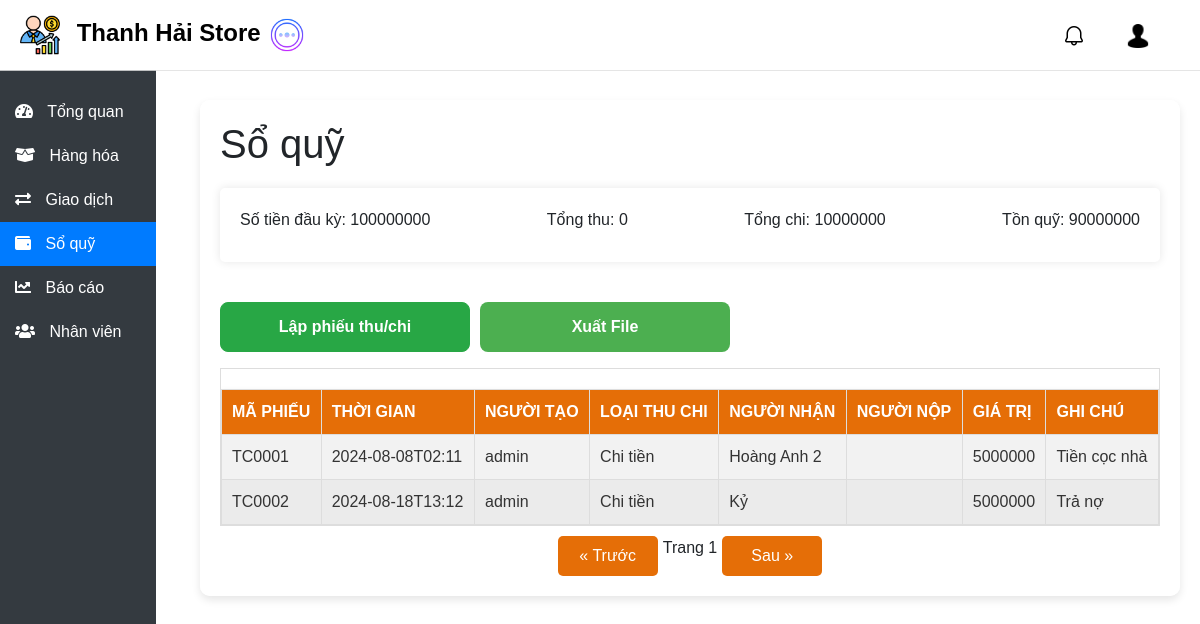
The app's page /treasury (signed in), older data.
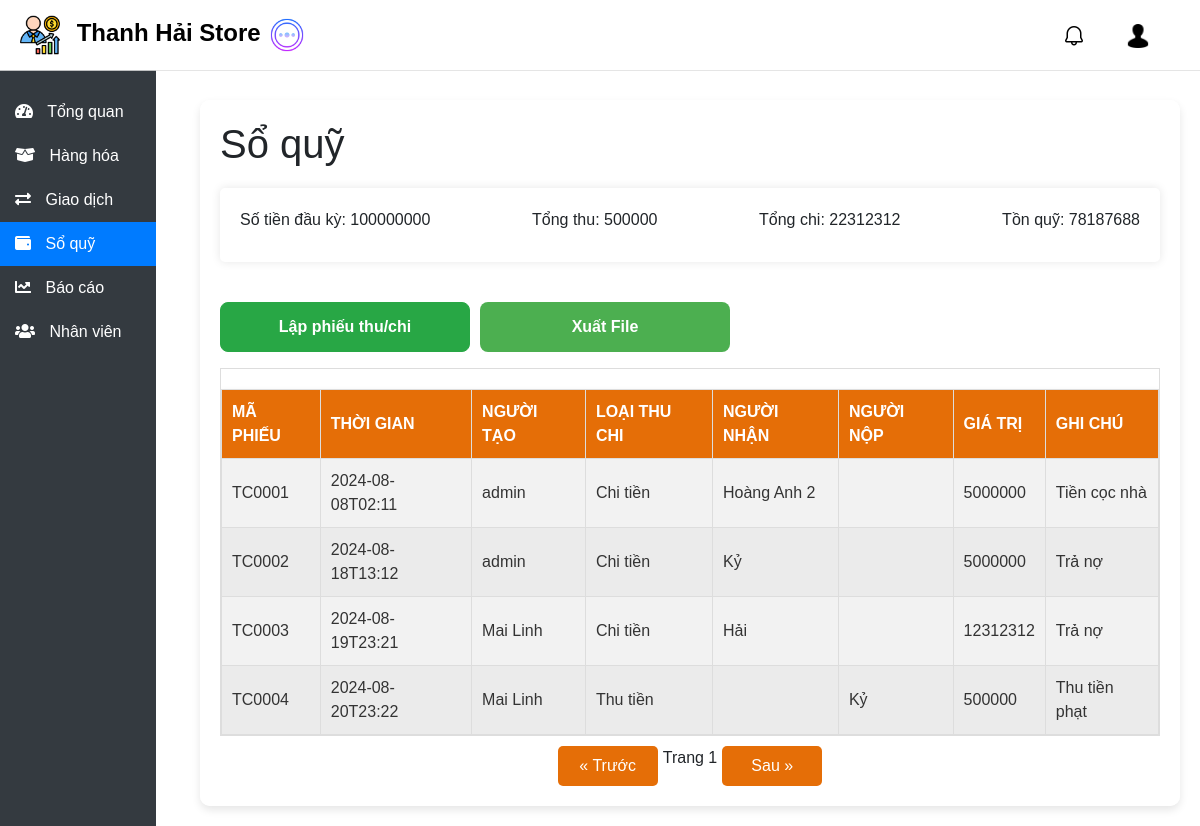
The same page, newer data.
### db.py (models this page shows)
class Treasury(db.Model):
    __tablename__ = 'treasury'
    id_treasury = db.Column(db.Integer, primary_key=True)
    date = db.Column(db.String(255), nullable=False)
    type_treasury = db.Column(db.String(255), nullable=True)
    receiver = db.Column(db.String(255), nullable=True)
    submitter = db.Column(db.String(255), nullable=True)
    value = db.Column(db.Integer, nullable=True)
    note = db.Column(db.String(255), nullable=True)
    user_create = db.Column(db.String(255), nullable=False)

### app.py (the view)
@app.route("/treasury", methods=["GET"])
def admin_treasury():
    if "user_id" in session and session["usertype"] in ["admin", "thuquy"]:
        user = Register.query.filter_by(id=session["user_id"]).first()
        if user:
            treasurys = get_treasurys()
            opening_balance, total_income, total_expense, closing_balance = (
                cacul_treasury()
            )
            return render_template(
                "admin/treasury.html",
                user_type=user.usertype,
                user_name=user.user,
                treasurys=treasurys,
                opening_balance=opening_balance,
                total_income=total_income,
                total_expense=total_expense,
                closing_balance=closing_balance,
            )
        else:
            return "Không tìm thấy thông tin người dùng"
    else:
        return redirect(url_for("login"))

### app.py (called while the page is built)
def cacul_treasury():
    opening_balance = 100000000
    current_month = datetime.now().month
    current_year = datetime.now().year
    try:
        treasurys = Treasury.query.filter(
            extract("month", Treasury.date) == current_month,
            extract("year", Treasury.date) == current_year,
        ).all()
    except ProgrammingError:
        return opening_balance, 0, 0, opening_balance
    total_income = sum(t.value for t in treasurys if t.type_treasury == "Thu tiền")
    total_expense = sum(t.value for t in treasurys if t.type_treasury == "Chi tiền")
    closing_balance = opening_balance + total_income - total_expense
    return opening_balance, total_income, total_expense, closing_balance

### templates/admin/treasury.html (shortened to what this page needs)
<!DOCTYPE html>
<html lang="en">
<head>
    <link rel="stylesheet" href="https://stackpath.bootstrapcdn.com/bootstrap/4.5.2/css/bootstrap.min.css">
    <link rel="stylesheet" href="../../static/css/treasury.css">
    <link rel="stylesheet" href="https://cdnjs.cloudflare.com/ajax/libs/font-awesome/5.15.3/css/all.min.css">
</head>
<body>
    <nav class="navbar navbar-custom navbar-expand-lg">
        <a class="navbar-brand" >
            <img src="../../static/img/logo_login.png" alt="Logo" style="width: 40px; margin-right: 10px;" id="home" href="#">
            Thanh Hải Store
            <img src="../../static/img/more.png" alt="More" id="toggleSidebar"
                style="width: 40px; margin-right: 10px; cursor: pointer;">
        </a>
        <ul class="navbar-nav ml-auto">
            <li class="nav-item">
                <a class="nav-link" href="#">
                    <div id="notification-icon">
                        <img src="../../static/img/notification.png" alt="Thông báo" class="notification-icon">
                    </div>
                </a>
            </li>
            <li class="nav-item">
                <a class="nav-link" href="/account">
                    <img src="../../static/img/user.png" alt="Tài khoản" class="account-icon">
                </a>
            </li>
        </ul>
    </nav>
    <div class="sidebar" id="sidebar">
        <a href="/overview" id="overview-link"><i class="fas fa-tachometer-alt"></i> Tổng quan</a>
        <a href="/product" id="product-link"><i class="fas fa-box-open"></i> Hàng hóa</a>
        <a href="/transaction" id="transaction-link"><i class="fas fa-exchange-alt"></i> Giao dịch</a>
        <a href="/treasury" class="active"><i class="fas fa-wallet"></i> Sổ quỹ</a>
        <a href="/report" id="report-link"><i class="fas fa-chart-line"></i> Báo cáo</a>
        <a href="/staff" id="staff-link"><i class="fas fa-users"></i> Nhân viên</a>
    </div>
    <div class="content" id="content">
        <div class="card-container">
            <div class="main-content">
                <h1>Sổ quỹ</h1>
                <div class="summary">
                    <p>Số tiền đầu kỳ: {{ opening_balance }}</p>
                    <p>Tổng thu: {{ total_income }}</p>
                    <p>Tổng chi: {{ total_expense }}</p>
                    <p>Tồn quỹ: {{ closing_balance }}</p>
                </div>
                <div class="btn-container">
                    <button id="addTreasury" class="btn btn-primary mb-3" data-toggle="modal"
                        data-target="#treasuryModal">Lập phiếu thu/chi</button>
                    <button id="exportFile" class="btn btn-primary mb-3">Xuất File</button>
                </div>
                <div class="table-responsive">
                    <table id="productTable">
                        <thead>
                            <tr>
                                <th>Mã phiếu</th>
                                <th>Thời gian</th>
                                <th>Người tạo</th>
                                <th>Loại thu chi</th>
                                <th>Người nhận</th>
                                <th>Người nộp</th>
                                <th>Giá trị</th>
                                <th>Ghi chú</th>
                            </tr>
                        </thead>
                        <tbody>
                            {% for treasury in treasurys %}
                            <tr data-id="{{ treasury.id_treasury }}">
                                <td>{{ treasury.code_treasury }}</td>
                                <td>{{ treasury.date }}</td>
                                <td>{{ treasury.user_create }}</td>
                                <td>{{ treasury.type_treasury }}</td>
                                <td>{{ treasury.receiver }}</td>
                                <td>{{ treasury.submitter }}</td>
                                <td>{{ treasury.value }}</td>
                                <td>{{ treasury.note }}</td>
                            </tr>
                            {% endfor %}
                        </tbody>
                    </table>
                </div>
                <div class="table-pagination">
                    <button id="prevPageBtn">&laquo; Trước</button>
                    <span id="currentPage">Trang 1</span>
                    <button id="nextPageBtn">Sau &raquo;</button>
                </div>
            </div>
        </div>
</body>
</html>

### static/css/treasury.css (style rules this page uses)
body { font-family: Arial, sans-serif; background-image: url('../../static/img/background_dash2.jpg'); background-size: cover; background-repeat: no-repeat; background-attachment: fixed; margin: 0; padding: 0; }
.navbar-custom { background-color: rgba(255, 255, 255, 0.8); border-bottom: 1px solid rgba(0, 0, 0, 0.1); color: black; padding: 10px 20px; position: fixed; top: 0; width: 100%; z-index: 1000; transition: background-color 0.3s ease; }
.navbar-custom .navbar-brand { color: black; font-size: 24px; font-weight: bold; }
.navbar-custom .navbar-nav .nav-link { color: white; margin-right: 20px; position: relative; font-size: 18px; padding: 10px; }
.notification-icon, .account-icon { width: 24px; height: auto; }
.sidebar { height: 100%; width: 13%; position: fixed; top: 70px; left: 0; background-color: #343a40; padding-top: 20px; z-index: 999; transition: width 0.3s ease; overflow-x: hidden; white-space: nowrap; }
.sidebar a { padding: 10px 15px; text-decoration: none; font-size: 16px; color: white; display: block; transition: background-color 0.3s ease, padding-left 0.3s ease; position: relative; }
.sidebar a i { margin-right: 10px; transition: transform 0.3s ease; }
.sidebar a.active { background-color: #007bff; }
.content { margin-left: 15%; margin-top: 80px; padding: 20px; transition: margin-left 0.3s ease; display: flex; }
.card-container { width: 100%; background-color: rgba(255, 255, 255, 0.9); padding: 20px; border-radius: 10px; box-shadow: 0 4px 8px rgba(0, 0, 0, 0.1); }
.main-content { display: flex; flex-direction: column; }
table { width: 100%; border-collapse: collapse; margin-top: 20px; box-shadow: 0 4px 8px rgba(0, 0, 0, 0.1); background-color: #f8f8f8; }
th, td { border: 1px solid #dddddd; text-align: left; padding: 10px; transition: background-color 0.3s ease, color 0.3s ease; }
th { background-color: #e56e07; color: white; text-transform: uppercase; }
td { background-color: #f2f2f2; color: #333; }
tr:nth-child(even) td { background-color: #ebebeb; }
.btn-primary { background-color: #4CAF50; color: #fff; padding: 14px 24px; border: none; border-radius: 6px; cursor: pointer; float: right; transition: background-color 0.3s; }
.table-responsive { max-height: 500px; overflow-y: auto; overflow-x: auto; border: 1px solid #ddd; }
.table-pagination { display: flex; justify-content: center; margin-top: 10px; }
.table-pagination button { width: 100px; padding: 8px 12px; margin: 0 5px; background-color: #e56e07; color: white; border: none; border-radius: 5px; cursor: pointer; }
h1 { margin-bottom: 20px; }
.summary { display: flex; justify-content: space-between; margin-bottom: 20px; padding: 20px; background-color: white; border-radius: 5px; box-shadow: 0 0 10px rgba(0, 0, 0, 0.1); }
.summary p { margin: 0 0 10px 0; font-size: 16px; }
.btn { display: inline-block; font-size: 16px; font-weight: bold; padding: 12px 24px; border: none; border-radius: 8px; text-align: center; cursor: pointer; transition: all 0.3s ease; color: #fff; width: 250px; }
#addTreasury { background-color: #28a745; border: 1px solid #28a745; }
.btn-container { display: flex; gap: 10px; margin-top: 20px; }

Row changes from the older to the newer data that the page shows:
added Treasury: code_treasury "TC0003", date "2024-08-19T23:21", user_create "Mai Linh", type_treasury "Chi tiền", receiver "Hải", value "12312312", note "Trả nợ"
added Treasury: code_treasury "TC0004", date "2024-08-20T23:22", user_create "Mai Linh", type_treasury "Thu tiền", submitter "Kỷ", value "500000", note "Thu tiền phạt"
Text that changed along with them:
{{ total_income }}: "0" → "500000"
{{ total_expense }}: "10000000" → "22312312"
{{ closing_balance }}: "90000000" → "78187688"
